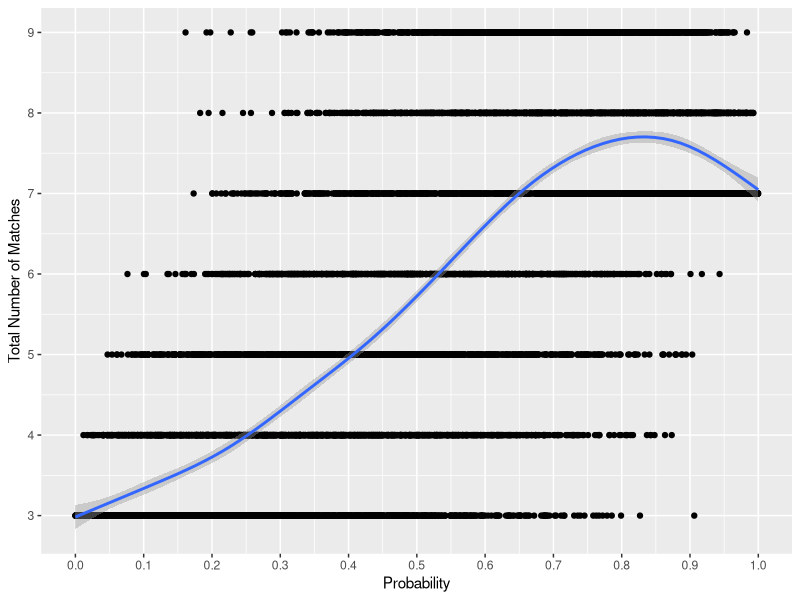

R code for this plot:
# Problem 4b
library(tidyverse)

# tournament format: a team keeps playing until they accrue 
# 7 wins or 3 losses (whichever comes first - no draws allowed). 
# Assume a fixed win rate p ∈ [0, 1] across all rounds
# (they are paired at random).

# Base tournament set up with repeats and data store
# Initialisation
NRepeat <- 10000                    # number of replicates
totalWins <- rep(NA, NRepeat)       # win store
totalLosses <- rep(NA, NRepeat)     # loss store
totalMatches <- rep(NA, NRepeat)    # matches store
probs <- rep(NA, NRepeat)           # probability store

# run tournament
set.seed(231215)

for (i in seq(NRepeat)) {
  nWins <- 0                   # set win counter
  nLosses <- 0                 # set loss counter
  
  
  p <- runif(1, min = 0, max = 1)    # calculate fixed probability
  
  
  while(nLosses < 3 & nWins < 7) {      # set stopping condition
    
      result <- rbinom(n = 1, size = 1, prob = p)   # simulate game result
      # 0 - loss
      # 1 - win
      
      if (result == 0) {
        nLosses <- nLosses + 1
      }
      
      if (result == 1) {
        nWins <- nWins + 1
      }
      
      nMatches <- nWins + nLosses            # find number of matches
  }
  
  totalLosses[i] <- nLosses              # record wins, losses, matches and probabilities
  totalWins[i] <- nWins                  
  totalMatches[i] <- nMatches
  probs[i] <- p
  

}

#Plot how the total number of matches played (i.e. wins + losses) 
#varies as a function of p.

# create data frame for ggplot
matchProb <- data.frame(p = probs, matches =totalMatches)

ggplot(matchProb, aes(x = p, y = matches)) +
  geom_point() +
  xlab("Probability") +
  ylab("Total Number of Matches") +
  geom_smooth() +
  scale_x_continuous(breaks = seq(0,1,0.1)) +
  scale_y_continuous(breaks = seq(min(matchProb$matches), max(matchProb$matches))) 



# Comment on the observed win rate relative to the assumed win rate p 
# (i.e. if a team obtains 2 wins - 3 losses, the maximum likelihood 
# point estimate for their win rate is 40%). Specifically, focus on the
# effect driven by the format of this tournament.


